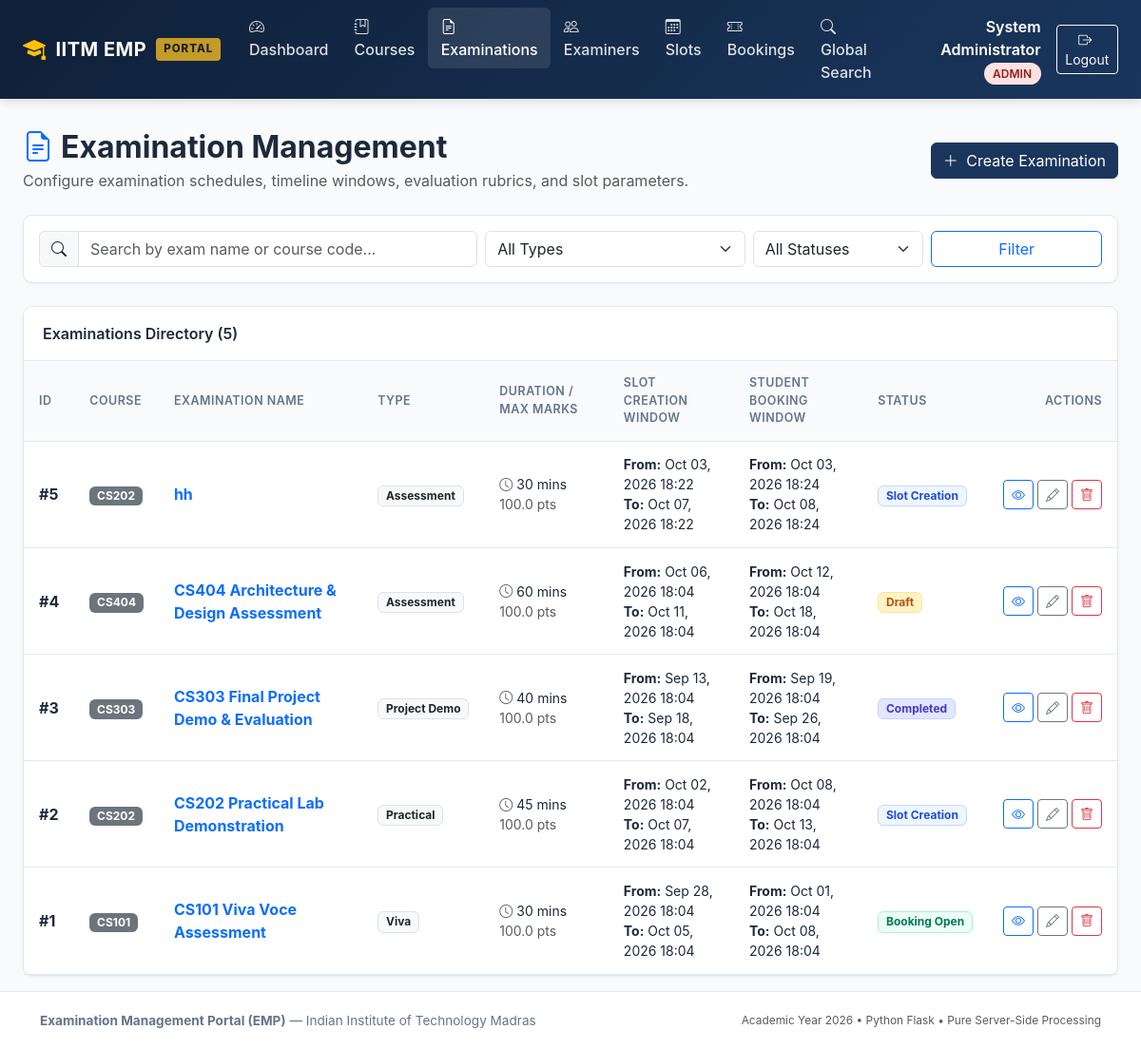
/admin/examinations (signed in), run on an earlier commit of the app's database.
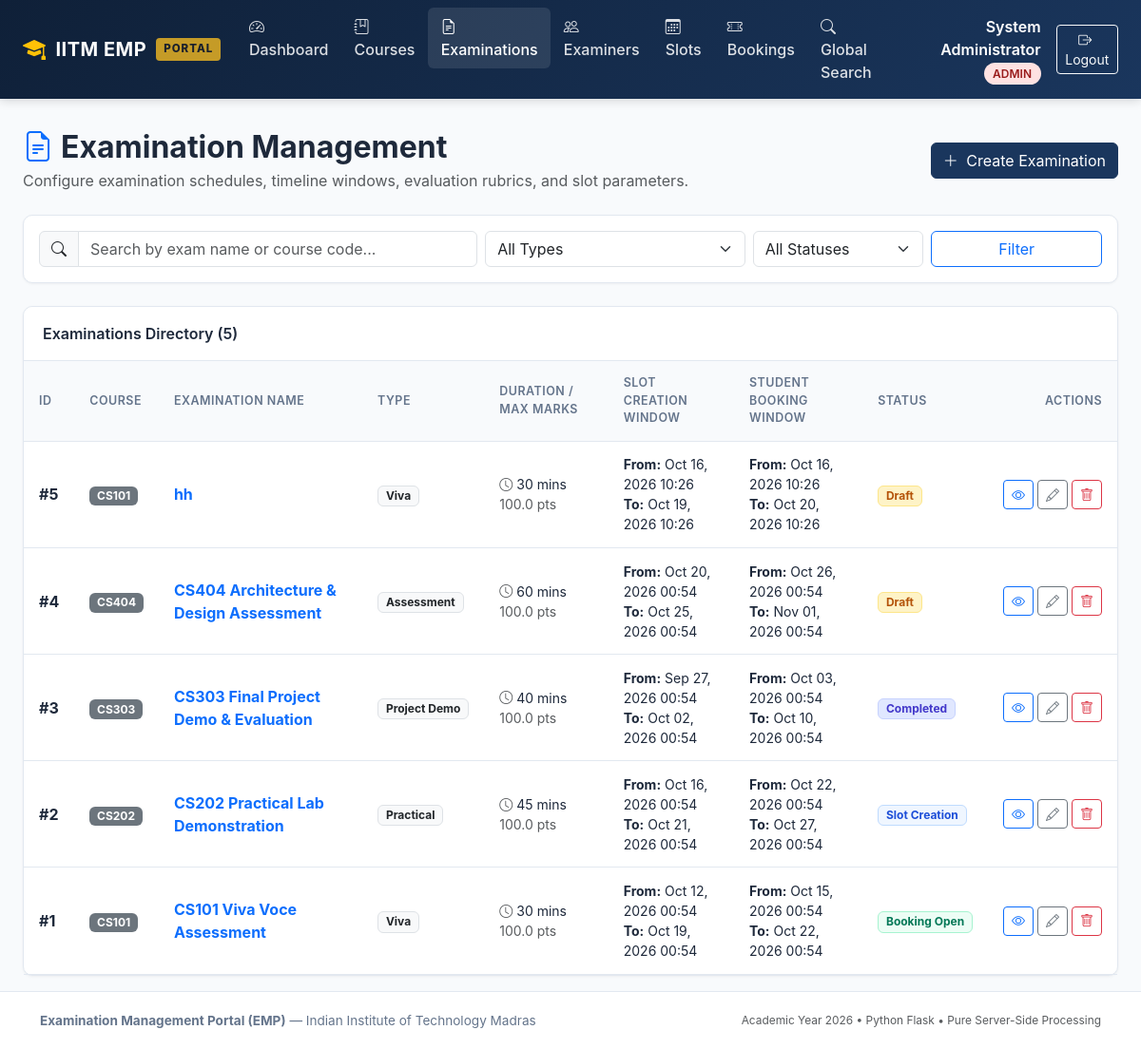
And on a later commit of the database.
### models/examination.py (models this page shows, shortened)
class Examination(db.Model):
    __tablename__ = 'examinations'
    exam_id = db.Column(db.Integer, primary_key=True, autoincrement=True)
    course_id = db.Column(db.Integer, db.ForeignKey('courses.course_id', ondelete='CASCADE'), nullable=False)
    examination_name = db.Column(db.String(200), nullable=False)
    examination_type = db.Column(db.String(50), nullable=False)
    duration = db.Column(db.Integer, nullable=False, default=30)
    maximum_marks = db.Column(db.Float, nullable=False, default=100.0)
    slot_creation_start = db.Column(db.DateTime, nullable=False)
    slot_creation_end = db.Column(db.DateTime, nullable=False)
    slot_booking_start = db.Column(db.DateTime, nullable=False)
    slot_booking_end = db.Column(db.DateTime, nullable=False)
    status = db.Column(db.String(30), nullable=False, default='Draft')
    course = db.relationship('Course', back_populates='examinations')
    rubrics = db.relationship('Rubric', back_populates='examination', cascade='all, delete-orphan')
    slots = db.relationship('ExaminationSlot', back_populates='examination', cascade='all, delete-orphan')

### models/course.py (models this page shows, shortened)
class Course(db.Model):
    __tablename__ = 'courses'
    course_id = db.Column(db.Integer, primary_key=True, autoincrement=True)
    course_code = db.Column(db.String(50), unique=True, nullable=False, index=True)
    course_name = db.Column(db.String(200), nullable=False)
    description = db.Column(db.Text, nullable=True)
    status = db.Column(db.String(20), nullable=False, default='active')
    examinations = db.relationship('Examination', back_populates='course', cascade='all, delete-orphan')

### routes/admin.py (the view, shortened to what this page needs)
@admin_bp.route('/examinations')
def examinations():
    search_query = request.args.get('q', '').strip()
    status_filter = request.args.get('status', '').strip()
    type_filter = request.args.get('type', '').strip()
    query = Examination.query
    if status_filter:
        query = query.filter_by(status=status_filter)
    if type_filter:
        query = query.filter_by(examination_type=type_filter)
    exam_list = query.order_by(Examination.exam_id.desc()).all()
    return render_template('admin/examinations.html', examinations=exam_list, search_query=search_query, status_filter=status_filter, type_filter=type_filter)

### routes/admin.py (called while the page is built)
@admin_bp.before_request
@login_required
@role_required('admin')
def check_admin():
    pass

### templates/admin/examinations.html (shortened to what the changed rows need)
{% extends 'base.html' %}
{% block content %}
<div class="d-flex flex-column flex-md-row justify-content-between align-items-md-center mb-4 gap-2">
  <div>
    <h2 class="fw-bold mb-1"><i class="bi bi-file-earmark-text text-primary me-2"></i>Examination Management</h2>
  </div>
</div>
<div class="emp-card">
  <div class="table-responsive">
    <table class="emp-table">
      <thead>
        <tr>
          <th>ID</th>
          <th>Course</th>
          <th>Examination Name</th>
          <th>Type</th>
          <th>Duration / Max Marks</th>
          <th>Slot Creation Window</th>
          <th>Student Booking Window</th>
          <th>Status</th>
          <th class="text-end">Actions</th>
        </tr>
      </thead>
      <tbody>
        {% for exam in examinations %}
        <tr>
          <td class="fw-bold">#{{ exam.exam_id }}</td>
          <td><span class="badge bg-secondary">{{ exam.course.course_code }}</span></td>
          <td>
            <a href="{{ url_for('admin.examination_detail', exam_id=exam.exam_id) }}" class="fw-bold text-decoration-none">
              {{ exam.examination_name }}
            </a>
          </td>
          <td><span class="badge bg-light text-dark border">{{ exam.examination_type }}</span></td>
          <td>
            <span class="small d-block"><i class="bi bi-clock me-1 text-muted"></i>{{ exam.duration }} mins</span>
            <span class="small d-block text-muted">{{ exam.maximum_marks }} pts</span>
          </td>
          <td class="small">
            <div><strong>From:</strong> {{ exam.slot_creation_start | datetime_format('%b %d, %Y %H:%M') }}</div>
            <div><strong>To:</strong> {{ exam.slot_creation_end | datetime_format('%b %d, %Y %H:%M') }}</div>
          </td>
          <td class="small">
            <div><strong>From:</strong> {{ exam.slot_booking_start | datetime_format('%b %d, %Y %H:%M') }}</div>
            <div><strong>To:</strong> {{ exam.slot_booking_end | datetime_format('%b %d, %Y %H:%M') }}</div>
          </td>
          <td>
            {% if exam.status == 'Booking Open' %}
              <span class="badge badge-status-open">Booking Open</span>
            {% elif exam.status == 'Slot Creation' %}
              <span class="badge badge-status-creation">Slot Creation</span>
            {% elif exam.status == 'Completed' %}
              <span class="badge badge-status-completed">Completed</span>
            {% elif exam.status == 'Draft' %}
              <span class="badge badge-status-draft">Draft</span>
            {% else %}
              <span class="badge bg-secondary">{{ exam.status }}</span>
            {% endif %}
          </td>
          <td class="text-end">
            <div class="d-inline-flex gap-1">
              <a href="{{ url_for('admin.examination_detail', exam_id=exam.exam_id) }}" class="btn btn-sm btn-outline-primary" title="View Rubrics & Slots">
                <i class="bi bi-eye"></i>
              </a>
              <a href="{{ url_for('admin.edit_examination', exam_id=exam.exam_id) }}" class="btn btn-sm btn-outline-secondary" title="Edit Parameters">
                <i class="bi bi-pencil"></i>
              </a>
              <form method="POST" action="{{ url_for('admin.delete_examination', exam_id=exam.exam_id) }}" class="d-inline" onsubmit="return confirm('Are you sure you want to delete this examination?');">
                <button type="submit" class="btn btn-sm btn-outline-danger" title="Delete Examination">
                  <i class="bi bi-trash"></i>
                </button>
              </form>
            </div>
          </td>
        </tr>
        {% endfor %}
      </tbody>
    </table>
  </div>
</div>
{% endblock %}

What changed in the data, as far as the page shows it:
changed Examination "hh": course.course_code "CS202" → "CS101"; examination_type "Assessment" → "Viva"; slot_creation_start "Oct 03, 2026 18:22" → "Oct 16, 2026 10:26"; slot_creation_end "Oct 07, 2026 18:22" → "Oct 19, 2026 10:26"; slot_booking_start "Oct 03, 2026 18:24" → "Oct 16, 2026 10:26"; slot_booking_end "Oct 08, 2026 18:24" → "Oct 20, 2026 10:26"; status "Slot Creation" → "Draft"
changed Examination "CS404 Architecture & Design Assessment": slot_creation_start "Oct 06, 2026 18:04" → "Oct 20, 2026 00:54"; slot_creation_end "Oct 11, 2026 18:04" → "Oct 25, 2026 00:54"; slot_booking_start "Oct 12, 2026 18:04" → "Oct 26, 2026 00:54"; slot_booking_end "Oct 18, 2026 18:04" → "Nov 01, 2026 00:54"
changed Examination "CS303 Final Project Demo & Evaluation": slot_creation_start "Sep 13, 2026 18:04" → "Sep 27, 2026 00:54"; slot_creation_end "Sep 18, 2026 18:04" → "Oct 02, 2026 00:54"; slot_booking_start "Sep 19, 2026 18:04" → "Oct 03, 2026 00:54"; slot_booking_end "Sep 26, 2026 18:04" → "Oct 10, 2026 00:54"
changed Examination "CS202 Practical Lab Demonstration": slot_creation_start "Oct 02, 2026 18:04" → "Oct 16, 2026 00:54"; slot_creation_end "Oct 07, 2026 18:04" → "Oct 21, 2026 00:54"; slot_booking_start "Oct 08, 2026 18:04" → "Oct 22, 2026 00:54"; slot_booking_end "Oct 13, 2026 18:04" → "Oct 27, 2026 00:54"
changed Examination "CS101 Viva Voce Assessment": slot_creation_start "Sep 28, 2026 18:04" → "Oct 12, 2026 00:54"; slot_creation_end "Oct 05, 2026 18:04" → "Oct 19, 2026 00:54"; slot_booking_start "Oct 01, 2026 18:04" → "Oct 15, 2026 00:54"; slot_booking_end "Oct 08, 2026 18:04" → "Oct 22, 2026 00:54"
